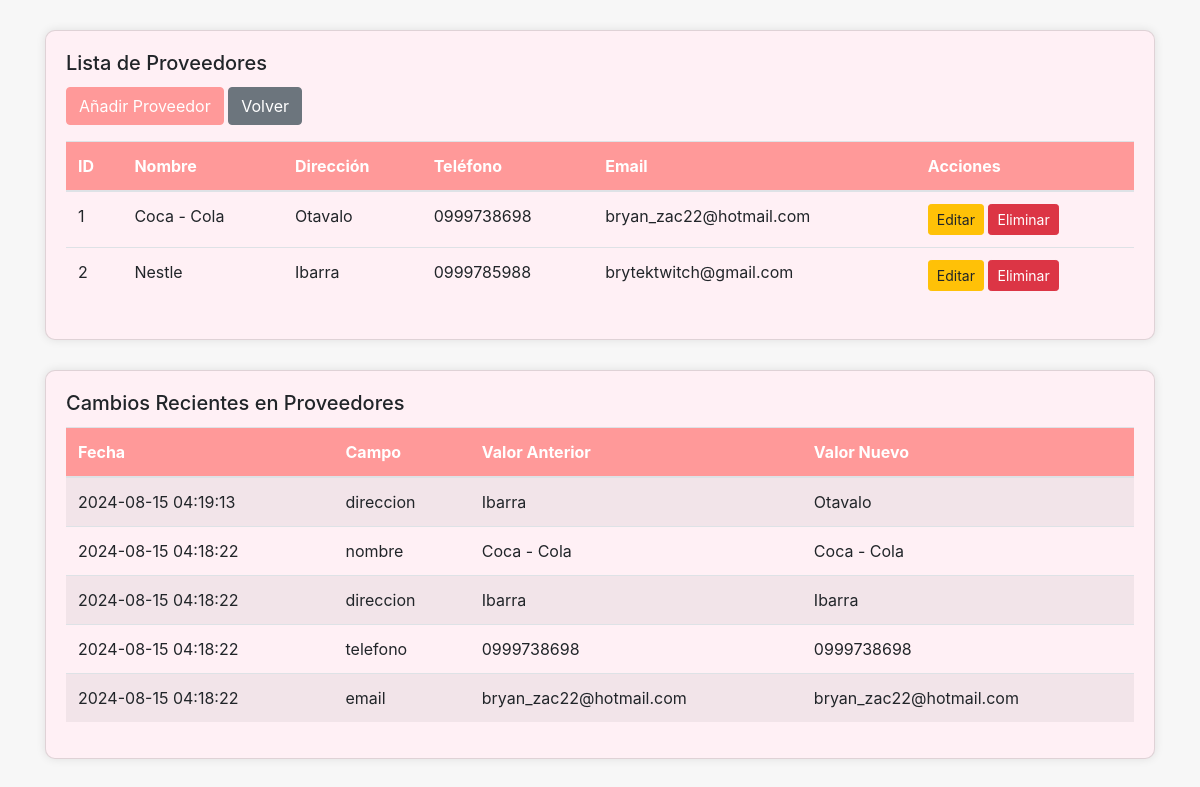
Page /views/proveedor_index.php on the committed database.
### tables this page shows
CREATE TABLE `proveedores` (
  `proveedor_id` int(11) NOT NULL,
  `nombre` varchar(100) NOT NULL,
  `direccion` varchar(255) NOT NULL,
  `telefono` varchar(20) NOT NULL,
  `email` varchar(100) NOT NULL
);

CREATE TABLE `cambios` (
  `id` int(11) NOT NULL,
  `tabla` varchar(50) DEFAULT NULL,
  `campo` varchar(50) DEFAULT NULL,
  `valor_anterior` varchar(255) DEFAULT NULL,
  `valor_nuevo` varchar(255) DEFAULT NULL,
  `registro_id` int(11) DEFAULT NULL,
  `fecha` timestamp NOT NULL DEFAULT current_timestamp(),
  `id_registro` int(11) NOT NULL
);

### models/Proveedor.php (called while the page is built, shortened)
<?php
class Proveedor {
    private $pdo;
    public function __construct($pdo) {
        $this->pdo = $pdo;
    }
    public function getAllProveedores() {
        $stmt = $this->pdo->query("SELECT * FROM proveedores");
        return $stmt->fetchAll();
    }
}
?>

### views/proveedor_index.php (the view, shortened to what this page needs)
<?php
include '../config/db.php';
include '../models/Proveedor.php';
$proveedorModel = new Proveedor($pdo);
$proveedores = $proveedorModel->getAllProveedores();
$sql_cambios = "SELECT * FROM cambios
                WHERE tabla = 'proveedores'
                ORDER BY fecha DESC
                LIMIT 10";
$stmt_cambios = $pdo->query($sql_cambios);
$cambios = $stmt_cambios->fetchAll();
?>
<!DOCTYPE html>
<html lang="es">
<head>
    <link href="https://stackpath.bootstrapcdn.com/bootstrap/4.5.2/css/bootstrap.min.css" rel="stylesheet">
</head>
<body>
<div class="container">
    <div class="card">
        <div class="card-body">
            <h5 class="card-title">Lista de Proveedores</h5>
            <a href="proveedor_add.php" class="btn btn-primary mb-3">Añadir Proveedor</a>
            <a href="../index.php" class="btn btn-secondary mb-3">Volver</a>
            <table class="table">
                <thead>
                    <tr>
                        <th>ID</th>
                        <th>Nombre</th>
                        <th>Dirección</th>
                        <th>Teléfono</th>
                        <th>Email</th>
                        <th>Acciones</th>
                    </tr>
                </thead>
                <tbody>
                    <?php foreach ($proveedores as $proveedor): ?>
                    <tr>
                        <td><?php echo htmlspecialchars($proveedor['proveedor_id']); ?></td>
                        <td><?php echo htmlspecialchars($proveedor['nombre']); ?></td>
                        <td><?php echo htmlspecialchars($proveedor['direccion']); ?></td>
                        <td><?php echo htmlspecialchars($proveedor['telefono']); ?></td>
                        <td><?php echo htmlspecialchars($proveedor['email']); ?></td>
                        <td>
                            <a href="proveedor_edit.php?id=<?php echo htmlspecialchars($proveedor['proveedor_id']); ?>" class="btn btn-warning btn-sm">Editar</a>
                            <a href="../controllers/proveedor_delete.php?id=<?php echo htmlspecialchars($proveedor['proveedor_id']); ?>" class="btn btn-danger btn-sm" onclick="return confirm('¿Estás seguro de que quieres eliminar este proveedor?');">Eliminar</a>
                        </td>
                    </tr>
                    <?php endforeach; ?>
                </tbody>
            </table>
        </div>
    </div>
    <div class="card table-container">
        <div class="card-body">
            <h5 class="card-title">Cambios Recientes en Proveedores</h5>
            <div class="table-wrapper">
                <table class="table table-striped">
                    <thead>
                        <tr>
                            <th>Fecha</th>
                            <th>Campo</th>
                            <th>Valor Anterior</th>
                            <th>Valor Nuevo</th>
                        </tr>
                    </thead>
                    <tbody>
                        <?php foreach ($cambios as $cambio): ?>
                        <tr>
                            <td><?php echo htmlspecialchars($cambio['fecha']); ?></td>
                            <td><?php echo htmlspecialchars($cambio['campo']); ?></td>
                            <td><?php echo htmlspecialchars($cambio['valor_anterior']); ?></td>
                            <td><?php echo htmlspecialchars($cambio['valor_nuevo']); ?></td>
                        </tr>
                        <?php endforeach; ?>
                    </tbody>
                </table>
            </div>
        </div>
    </div>
</div>
</body>
</html>

### views/proveedor_index.php (style rules this page uses)
body { background-color: #f7f7f7; }
.container { margin-top: 30px; }
.card { background-color: #fff0f5; border-radius: 10px; box-shadow: 0px 0px 10px 0px rgba(0, 0, 0, 0.1); }
.btn-primary { background-color: #ff9999; border-color: #ff9999; }
.table-container { margin-top: 30px; }
.table-wrapper { max-height: 400px; overflow-y: auto; }
.table thead th { background-color: #ff9999; color: #fff; }

### rows in the picture
proveedores: proveedor_id "1", nombre "Coca - Cola", direccion "Otavalo", telefono "0999738698", email "bryan_zac22@hotmail.com"
proveedores: proveedor_id "2", nombre "Nestle", direccion "Ibarra", telefono "0999785988", email "brytektwitch@gmail.com"
cambios: fecha "2024-08-15 04:19:13", campo "direccion", valor_anterior "Ibarra", valor_nuevo "Otavalo"
cambios: fecha "2024-08-15 04:18:22", campo "nombre", valor_anterior "Coca - Cola", valor_nuevo "Coca - Cola"
cambios: fecha "2024-08-15 04:18:22", campo "direccion", valor_anterior "Ibarra", valor_nuevo "Ibarra"
cambios: fecha "2024-08-15 04:18:22", campo "telefono", valor_anterior "0999738698", valor_nuevo "0999738698"
cambios: fecha "2024-08-15 04:18:22", campo "email", valor_anterior "bryan_zac22@hotmail.com", valor_nuevo "bryan_zac22@hotmail.com"
